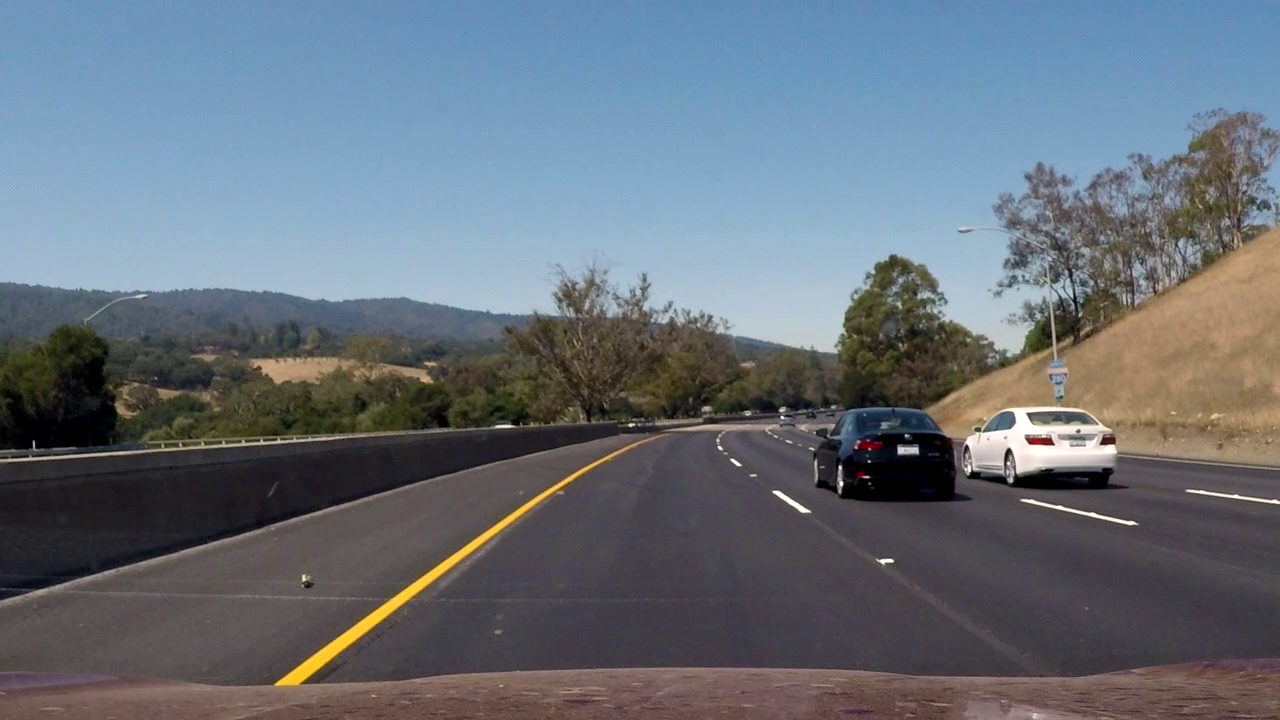
#> input picture test_images/challenge1.png, 1280 x 720 px, given in place of solidWhiteCurve.jpg, which was not available
$ jupyter execute --allow-errors Single_Image_Mouse.ipynb   (shell and % lines are left out)
#> lines starting #> are read from the running program, lines starting #| are printed output that depends on the picture; after the words box and inside, x2 and y2 are one past the last pixel; in counts of white or black regions, pixels touching at a corner belong together; pictures that were not available may be replaced by others from this repository, and a replacement may not be noted
### helpers.py
import math
import matplotlib.pyplot as plt
import matplotlib.image as mpimg
import numpy as np
import cv2
import helpers
import json

# [7 lines left out: function grayscale, not called in this run]
    # Or use BGR2GRAY if you read an image with cv2.imread()
    # return cv2.cvtColor(img, cv2.COLOR_BGR2GRAY)

def canny(img, low_threshold, high_threshold):
    """Applies the Canny transform"""
    return cv2.Canny(img, low_threshold, high_threshold)

def gaussian_blur(img, kernel_size):
    """Applies a Gaussian Noise kernel"""
    return cv2.GaussianBlur(img, (kernel_size, kernel_size), 0)

# [85 lines left out: functions region_of_interest, draw_lines, get_hough_lines, draw_hough_lines, hough_lines, weighted_img, not called in this run]

def showimg(img):
    plt.imshow(img)

def getHSV(img):
    hsv = cv2.cvtColor(img, cv2.COLOR_BGR2HSV)
    return hsv

# [18 lines left out: functions readImg, getParams, not called in this run]

### Single_Image_Mouse.ipynb
[cell 1]
TEST_IMAGE_PATH = "test_images/challenge3.png"
TEST_IMAGE_PATH = "test_images/solidWhiteCurve.jpg"
height = 380,508
width = 700,830

[cell 2]
#importing some useful packages
import matplotlib.pyplot as plt
import matplotlib.image as mpimg
import numpy as np
import cv2
import helpers
import ipywidgets as widgets
from ipywidgets import interact, interactive, fixed, interact_manual


from helpers import *
from lanedetector import detectLanes
from io import BytesIO
from base64 import b64encode
from PIL import Image
from IPython.core.display import display, HTML

[cell 3]
# Disable Autoscrolling
from IPython.display import display, Javascript

disable_js = """
IPython.OutputArea.prototype._should_scroll = function(lines) {
    return false;
}
"""

def load_ipython_extension(ip):
    display(Javascript(disable_js))
    print ("autoscrolling long output is disabled")

load_ipython_extension(0)

[cell 4]
def getImg():
    image = cv2.imread(TEST_IMAGE_PATH)
#> image is the input picture: shape (720, 1280, 3); mean B, G, R 121.5, 111.9, 103.1
    #image = image[height[0]:height[1] , width[0]:width[1]]
    return image

[cell 5]

image = getImg()
#> (the rest of this cell did not finish here and is left out)

[cell 6]
image = getImg()
hsv = cv2.cvtColor(image, cv2.COLOR_BGR2HSV)
#> hsv: shape (720, 1280, 3); mean H, S, V 85.8, 66, 130.4
hsv = hsv[:,:,:]
plt.figure()
#> (this line was passed over: IPython is not available in this run)
plt.imshow(hsv)
#> (this line was passed over: IPython is not available in this run)
plt.show()

[cell 7]
image = getImg()
image = gaussian_blur(image, 5)
hsv = cv2.cvtColor(image, cv2.COLOR_BGR2HSV)
#> hsv: shape (720, 1280, 3); mean H, S, V 86.2, 65.8, 130.3
skyPart = np.bitwise_and(hsv[:,:,0] > 95, hsv[:,:,0] < 105)
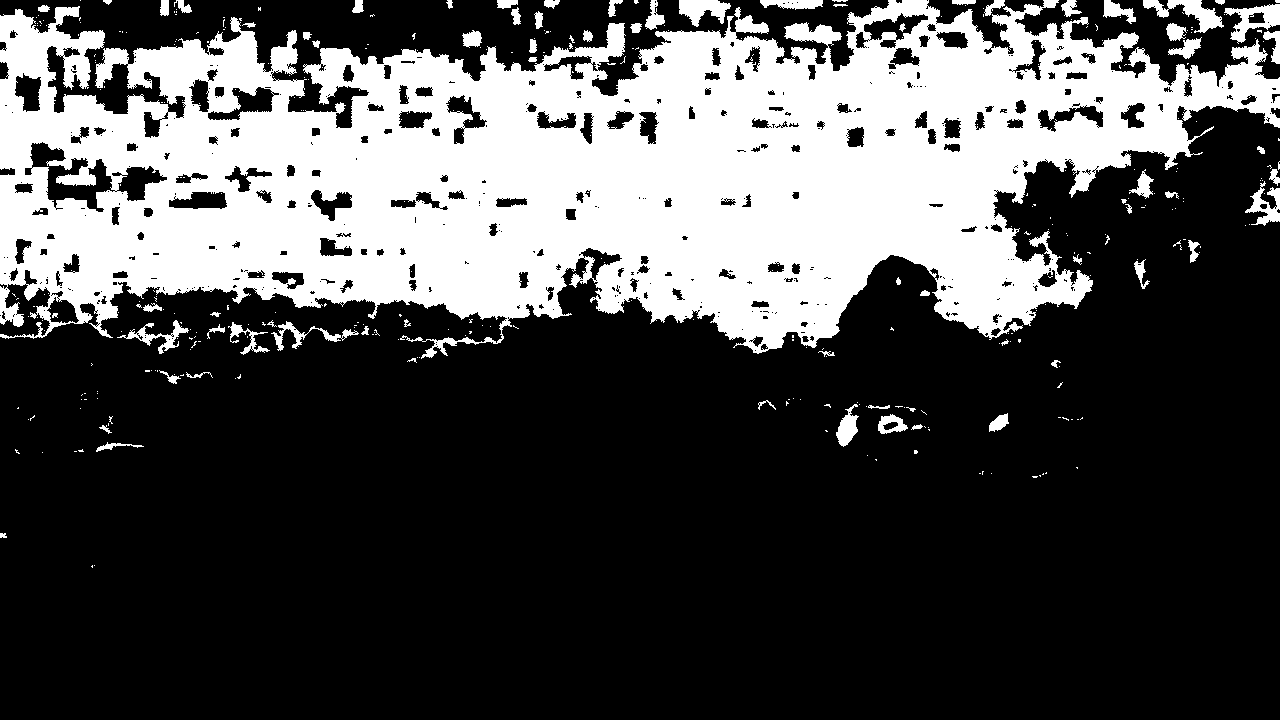
#> skyPart: shape (720, 1280) bool; 30.5% white; 384 white regions (311 under 20 px), largest, box (x1, y1, x2, y2) and area: (0, 0, 1280, 359) 267926, (1143, 0, 1224, 33) 1024, (1224, 4, 1280, 44) 969
hsv = hsv[:,:,0]
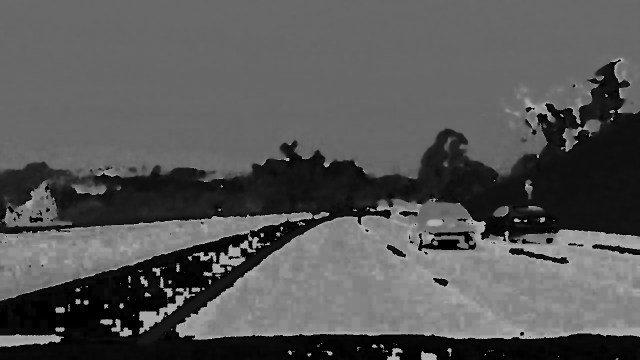
#> hsv: shape (720, 1280) (shown at 1/2 size); min 0, max 179, mean 86.2
plt.figure()
#> (this line was passed over: IPython is not available in this run)
plt.imshow(hsv)
#> (this line was passed over: IPython is not available in this run)
plt.show()

[cell 8]
image = getImg()
image = gaussian_blur(image, 5)
hsv = cv2.cvtColor(image, cv2.COLOR_BGR2HSV)
hsv = hsv[:,:,1]
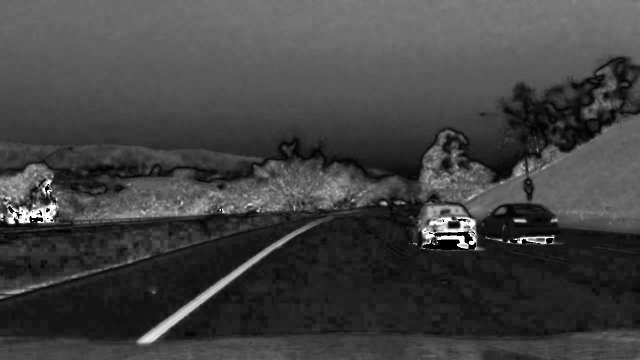
#> hsv: shape (720, 1280) (shown at 1/2 size); min 0, max 255, mean 65.8
plt.figure()
#> (this line was passed over: IPython is not available in this run)
plt.imshow(hsv)
#> (this line was passed over: IPython is not available in this run)
plt.show()

[cell 9]
image = getImg()
image = gaussian_blur(image, 5)
hsv = cv2.cvtColor(image, cv2.COLOR_BGR2HSV)
hsv = hsv[:,:,1] < 20
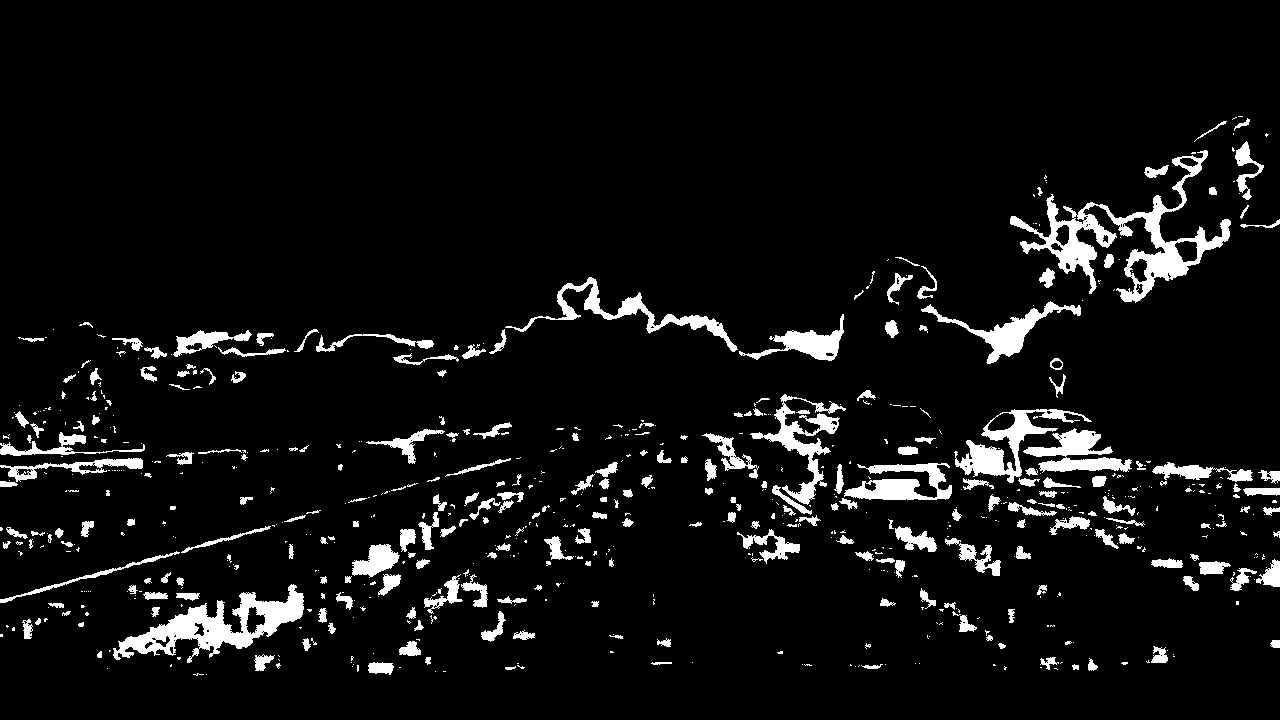
#> hsv: shape (720, 1280) bool; 6.5% white; 706 white regions (449 under 20 px), largest, box (x1, y1, x2, y2) and area: (1010, 150, 1231, 303) 6865, (113, 584, 304, 663) 5061, (954, 409, 1092, 483) 2765
plt.figure()
#> (this line was passed over: IPython is not available in this run)
plt.imshow(hsv)
plt.show()

$ run again, on test_images/challenge2.png
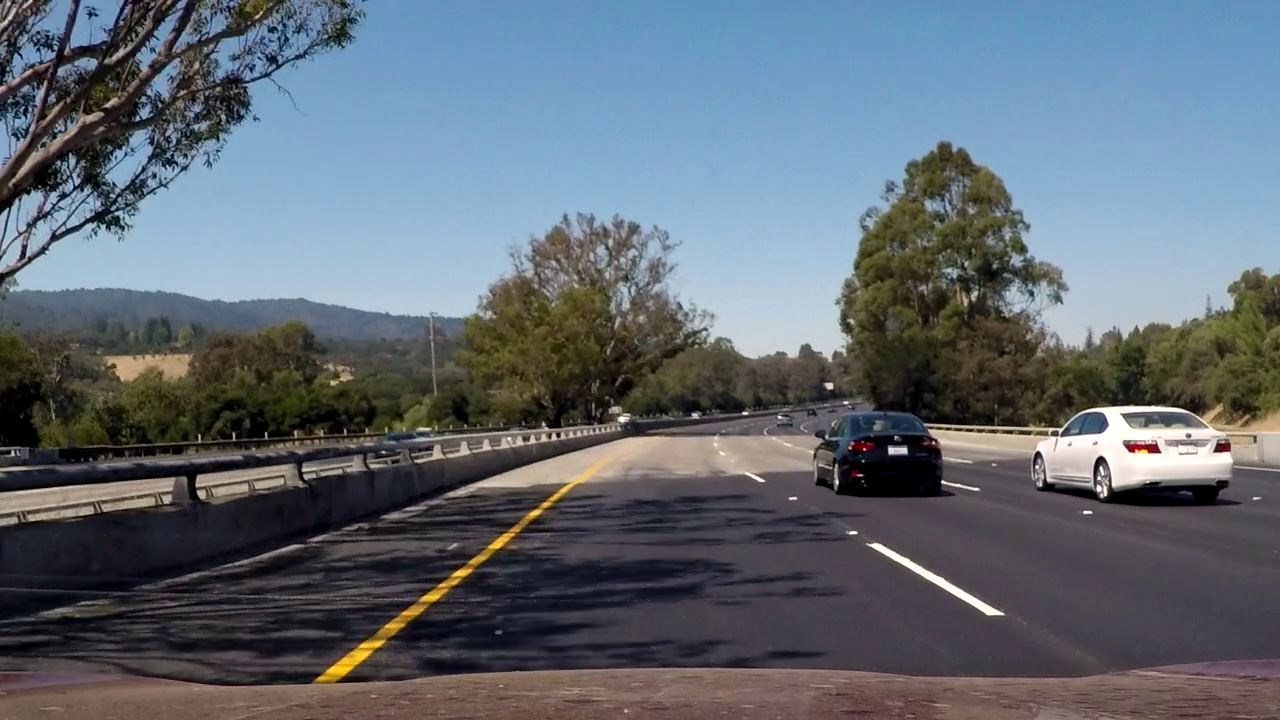
#> input picture test_images/challenge2.png, 1280 x 720 px, given in place of solidWhiteCurve.jpg, which was not available
#> in getImg, image is the input picture: shape (720, 1280, 3); mean B, G, R 114.9, 105.9, 96.7
#> `skyPart = np.bitwise_and(hsv[:,:,0] > 95, hsv[:,:,0] < 105)`:
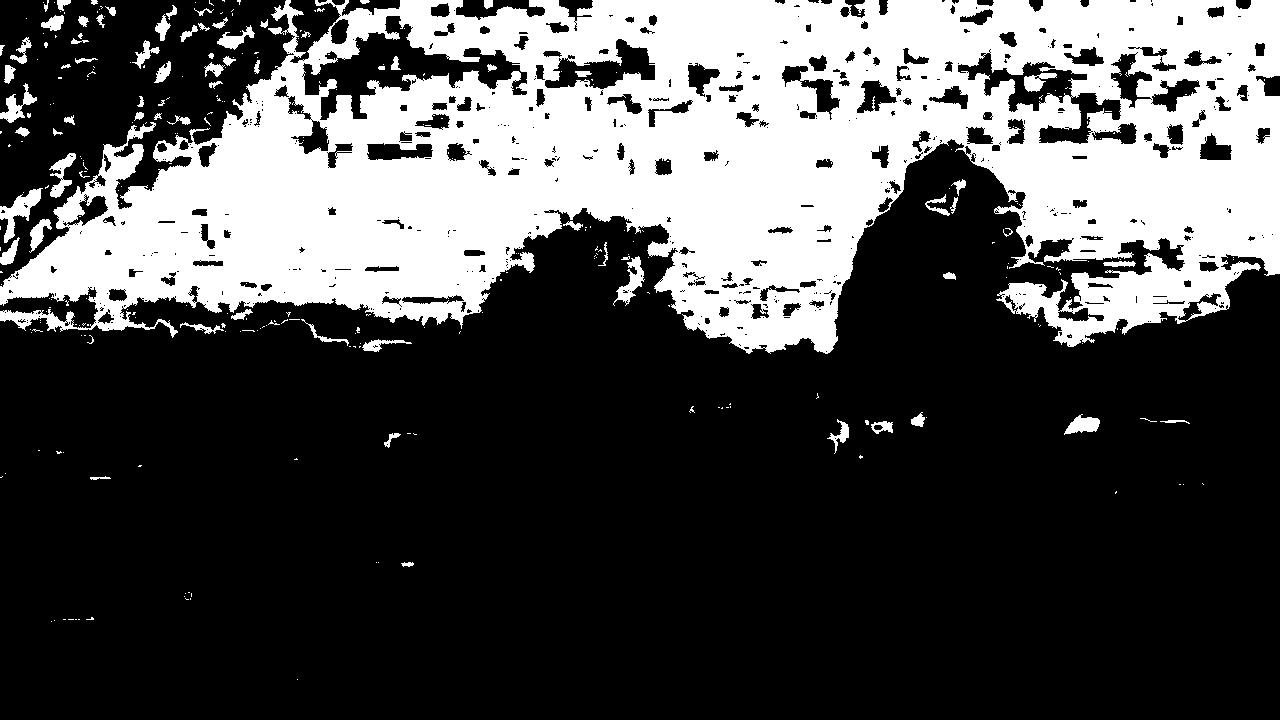
#> skyPart: shape (720, 1280) bool; 30.6% white; 323 white regions (250 under 20 px), largest, box (x1, y1, x2, y2) and area: (0, 0, 1280, 354) 271371, (0, 188, 43, 243) 822, (613, 256, 645, 306) 563
#> `hsv = hsv[:,:,1] < 20`:
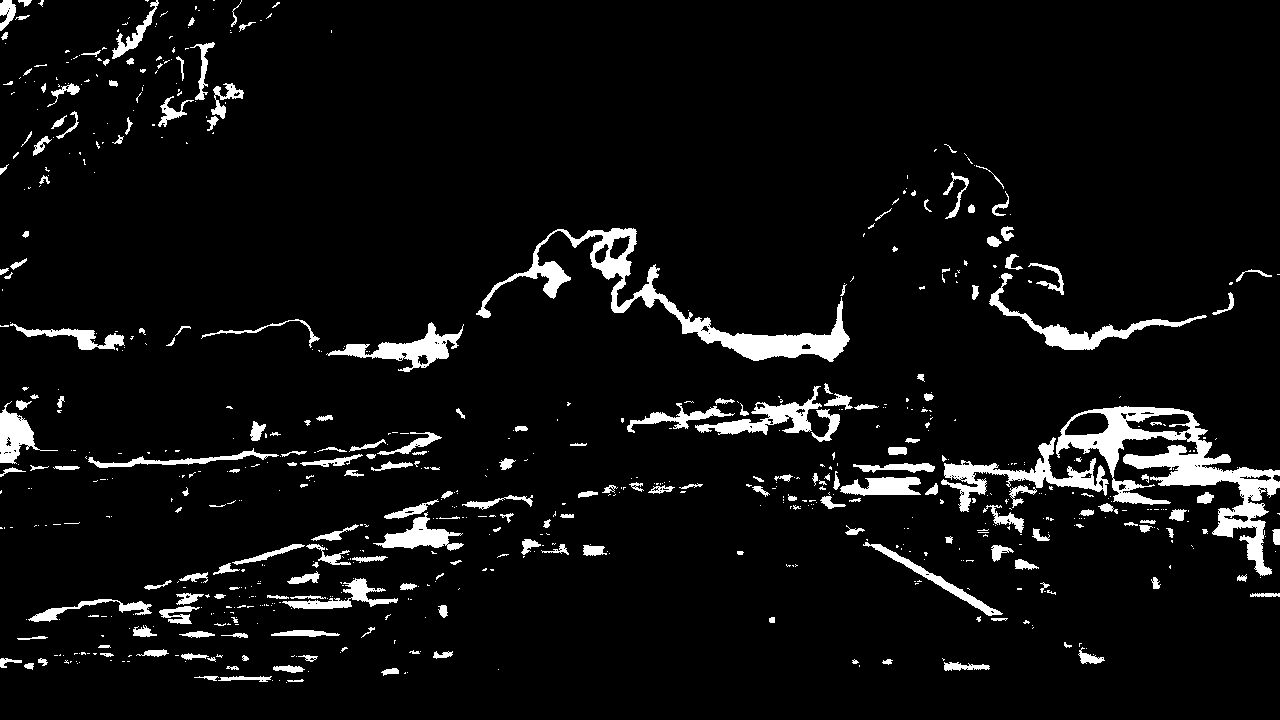
#> hsv: shape (720, 1280) bool; 6.1% white; 718 white regions (504 under 20 px), largest, box (x1, y1, x2, y2) and area: (1056, 406, 1280, 576) 9300, (476, 228, 850, 362) 7285, (941, 437, 1109, 512) 2871

$ run again, on test_images/challenge4.png
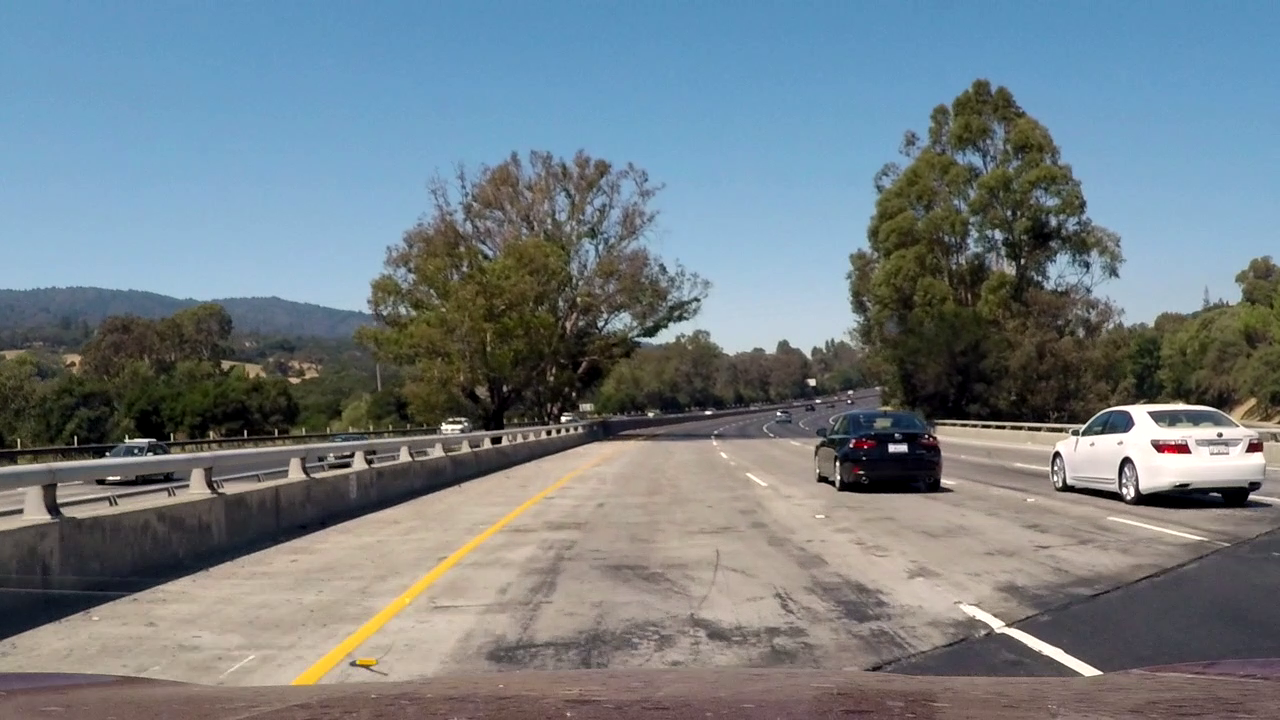
#> input picture test_images/challenge4.png, 1280 x 720 px, given in place of solidWhiteCurve.jpg, which was not available
#> in getImg, image is the input picture: shape (720, 1280, 3); mean B, G, R 131.9, 126, 115.4
#> `skyPart = np.bitwise_and(hsv[:,:,0] > 95, hsv[:,:,0] < 105)`:
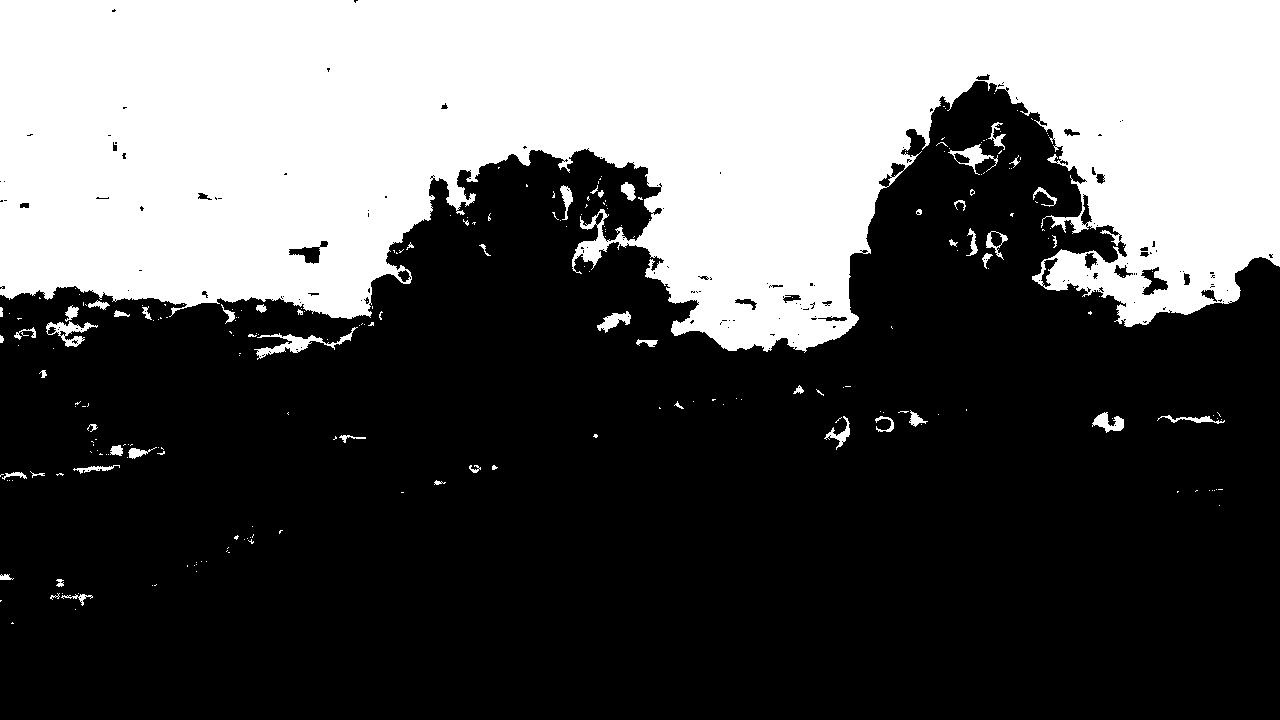
#> skyPart: shape (720, 1280) bool; 35.5% white; 246 white regions (192 under 20 px), largest, box (x1, y1, x2, y2) and area: (0, 0, 1280, 353) 320667, (254, 327, 358, 360) 767, (46, 321, 98, 347) 498
#> `hsv = hsv[:,:,1] < 20`:
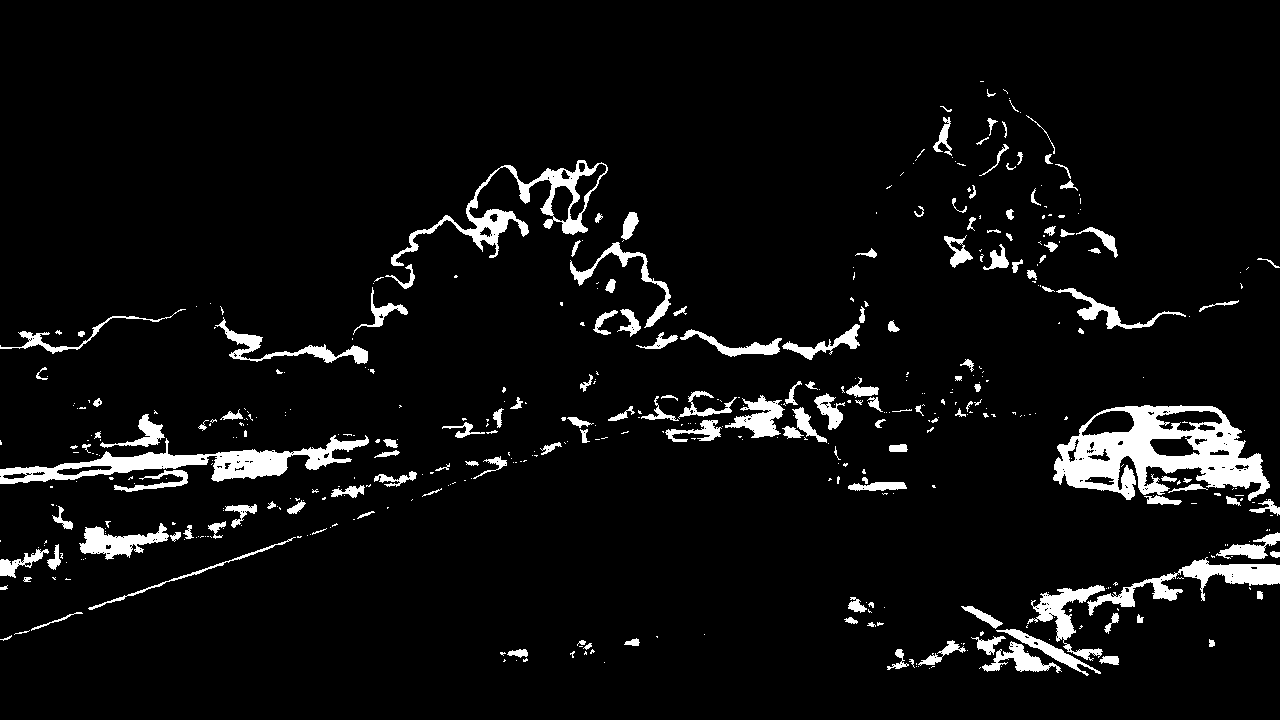
#> hsv: shape (720, 1280) bool; 5.8% white; 481 white regions (324 under 20 px), largest, box (x1, y1, x2, y2) and area: (1053, 405, 1270, 501) 10353, (0, 435, 369, 484) 5521, (391, 160, 608, 266) 3741
